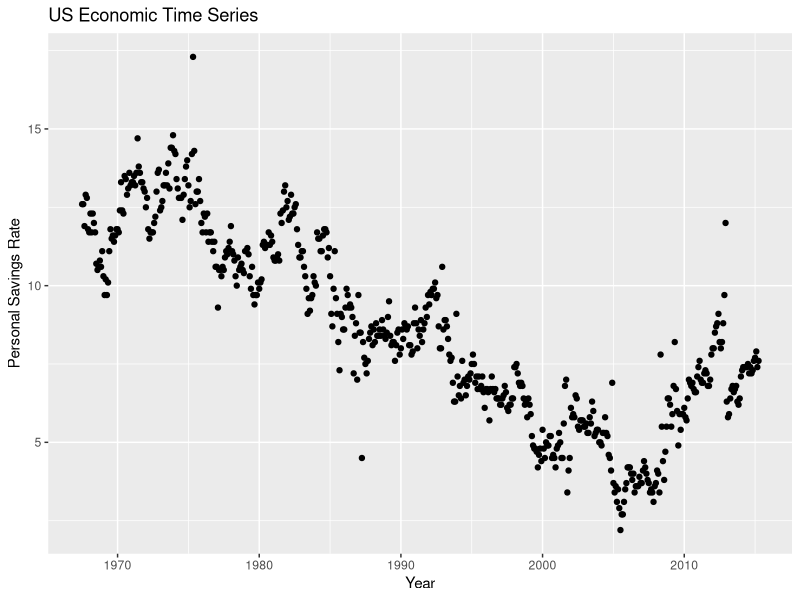
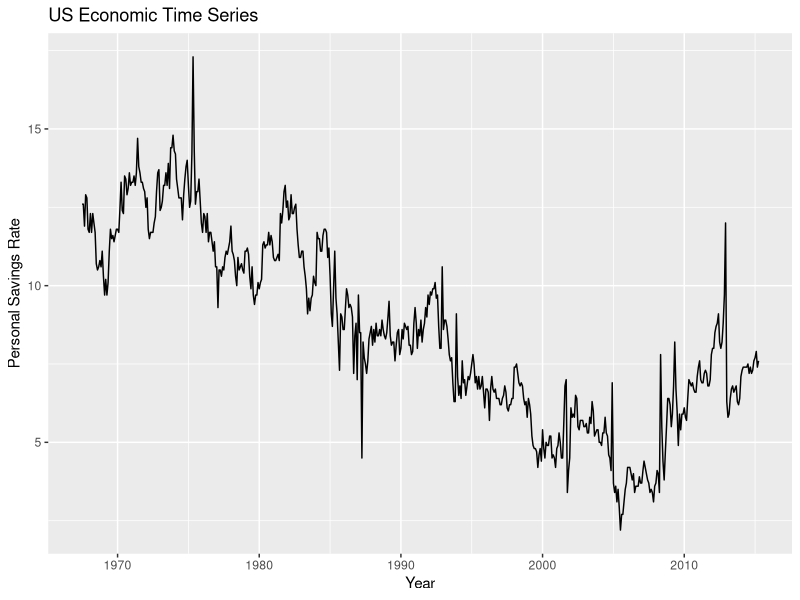
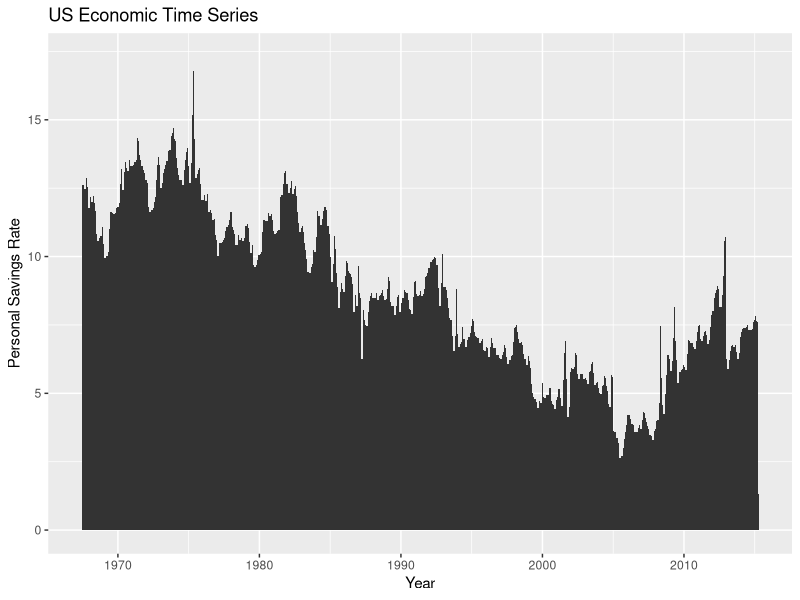
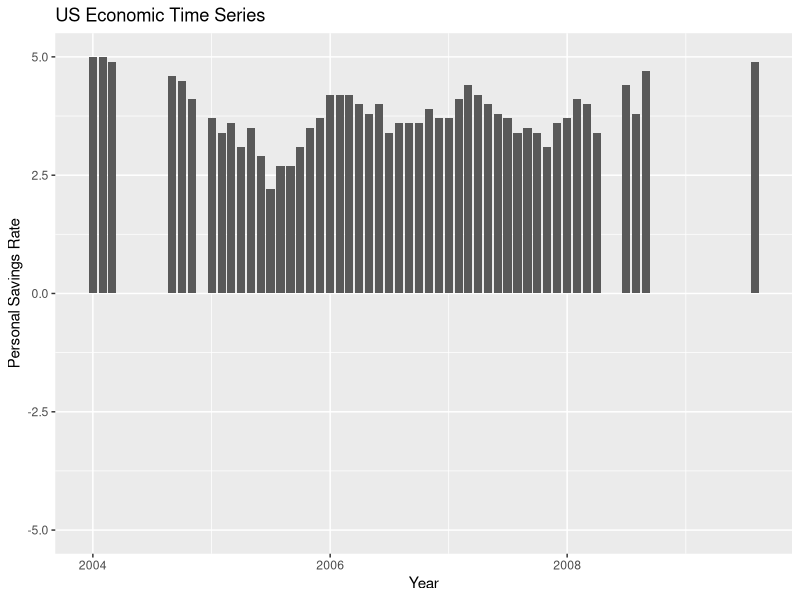
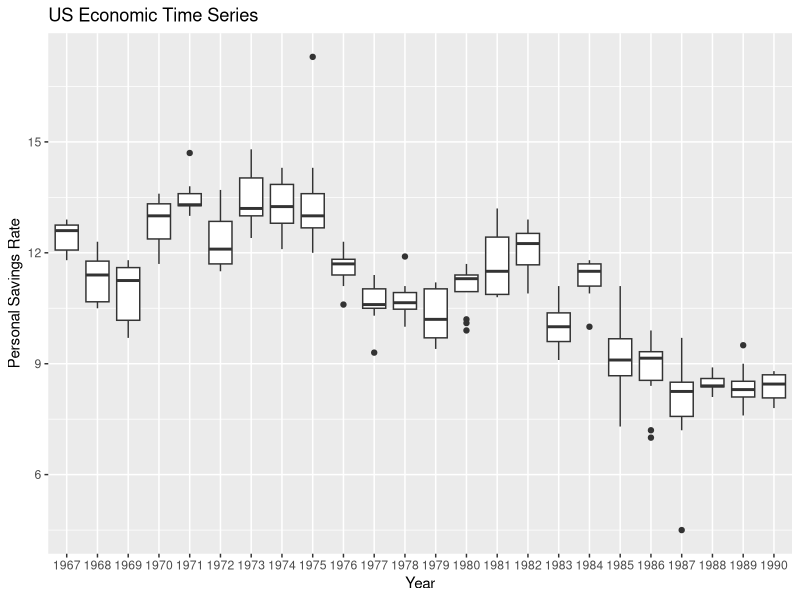
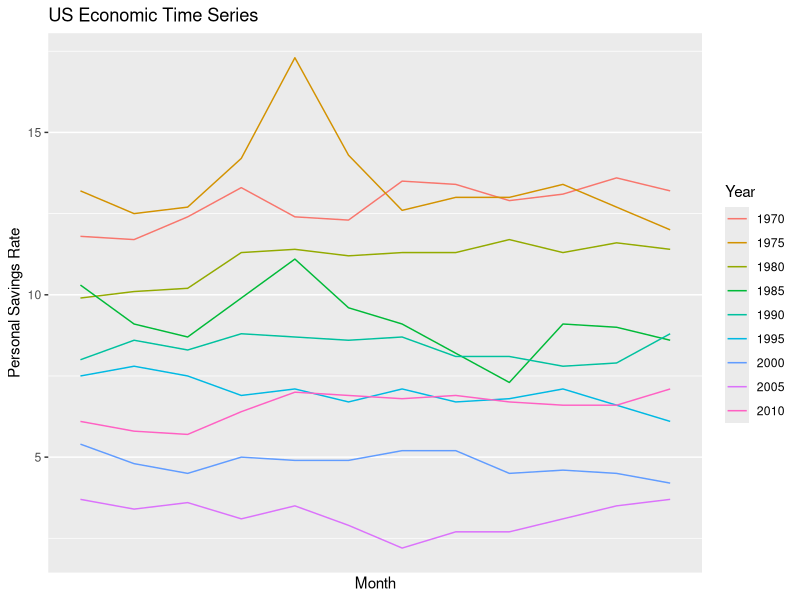
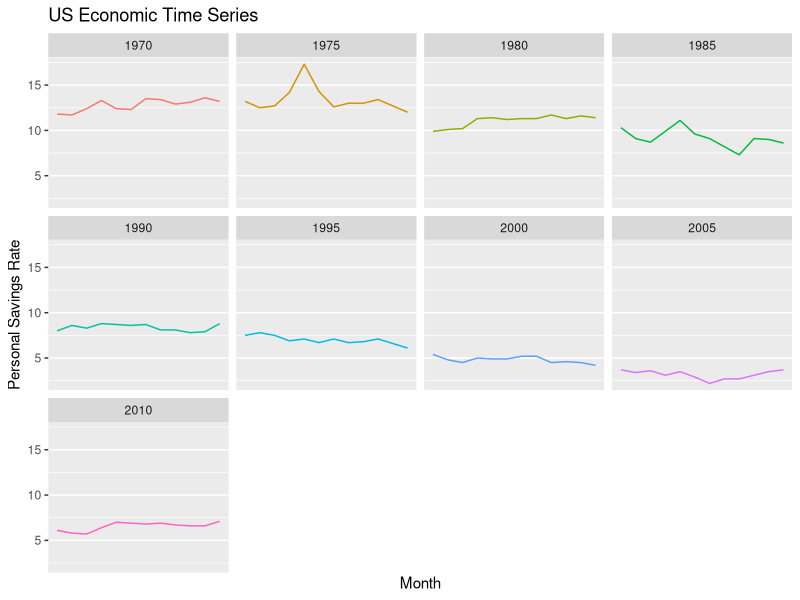
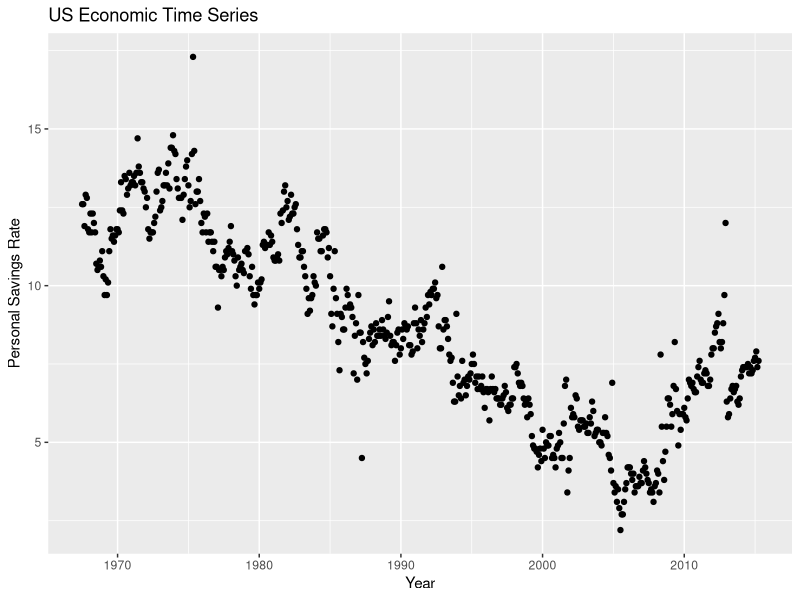

These figures' R source, in order:
# BASIC CHARTS
# USING ECONOMICS DATASET

# GGPLOT2 GRAMMAR OF GRAPHICS
# - Dataset
# - Mapping from Variables to Aesthetics
# - Layers Including:
#   - Geometry
#   - Statistical Transformations
#   - Positions
#   - (Optionally Dataset and Aestetics)
# - Scales
# - Coordinates
# - Facet Specification (Small Multiples)

library(ggplot2)
library(scales)

# Scatter
scatterplot <- ggplot(economics, aes(x = date, y = psavert)) +
  geom_point() +
  ggtitle("US Economic Time Series") +
  ylab("Personal Savings Rate") +
  xlab("Year")

print(scatterplot)
ggsave("economics-scatter.png", width = 9, height = 4.25, dpi = 300, units = "in")


# Line
lineplot <- ggplot(economics, aes(x = date, y = psavert)) +
  geom_line() +
  ggtitle("US Economic Time Series") +
  ylab("Personal Savings Rate") +
  xlab("Year")

print(lineplot)
ggsave("economics-line.png", width = 9, height = 4.25, dpi = 300, units = "in")

# Area
areaplot <- ggplot(economics, aes(x = date, y = psavert)) +
  geom_area() +
  ggtitle("US Economic Time Series") +
  ylab("Personal Savings Rate") +
  xlab("Year")

print(areaplot)
ggsave("economics-area.png", width = 9, height = 4.25, dpi = 300, units = "in")

# Add Columns
# This will make it easier to filter and facet dataset
economics$year  <- 1900 + as.POSIXlt(economics$date)$year
economics$month <- 1 + as.POSIXlt(economics$date)$mon

# Bar
barplot <- ggplot(subset(economics, year >= 2003), aes(x = date, y= psavert)) +
  geom_bar(stat = "identity") +
  ylim(-5, 5) +
  ggtitle("US Economic Time Series") +
  ylab("Personal Savings Rate") +
  xlab("Year")

print(barplot)
ggsave("economics-bar.png", width = 9, height = 4.25, dpi = 300, units = "in")

# Box
boxplot <- ggplot(subset(economics, year <= 1990), aes(x = factor(year), y = psavert)) +
  geom_boxplot() +
  ggtitle("US Economic Time Series") +
  ylab("Personal Savings Rate") +
  xlab("Year")

print(boxplot)
ggsave("economics-box.png", width = 9, height = 4.25, dpi = 300, units = "in")

# Multi-Line
monthtext <- c("Jan", "Feb", "Mar", "Apr", "May", "Jun", "Jul", "Aug", "Sep", "Oct", "Nov", "Dec")
multiplot <- ggplot(subset(economics, year %in% seq(1970, 2010, 5)),
                    aes(x = month, y = psavert,
                        group = factor(year),
                        color = factor(year))) +
  geom_line() +
  ggtitle("US Economic Time Series") +
  ylab("Personal Savings Rate") +
  xlab("Month") +
  scale_x_discrete(labels = monthtext) +
  labs(colour = "Year")

print(multiplot)
ggsave("economics-multi.png", width = 9, height = 4.25, dpi = 300, units = "in")

# Facet
facetplot <- multiplot +
  facet_wrap( ~ year, ncol = 4) +
  theme(legend.position = "none") +
  scale_x_discrete(breaks = seq(1, 12))

print(facetplot)
ggsave("economics-facet.png", width = 9, height = 4.25, dpi = 300, units = "in")
